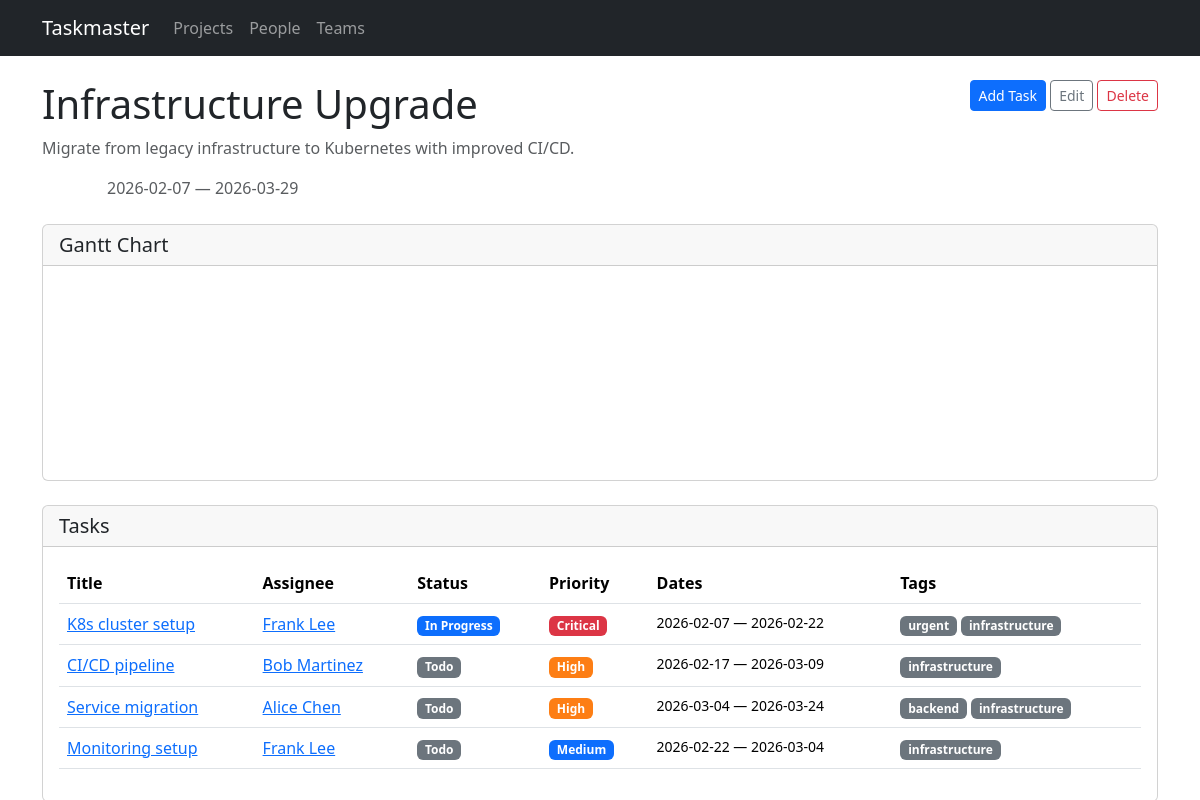
Page /projects/4 on the earlier database version.
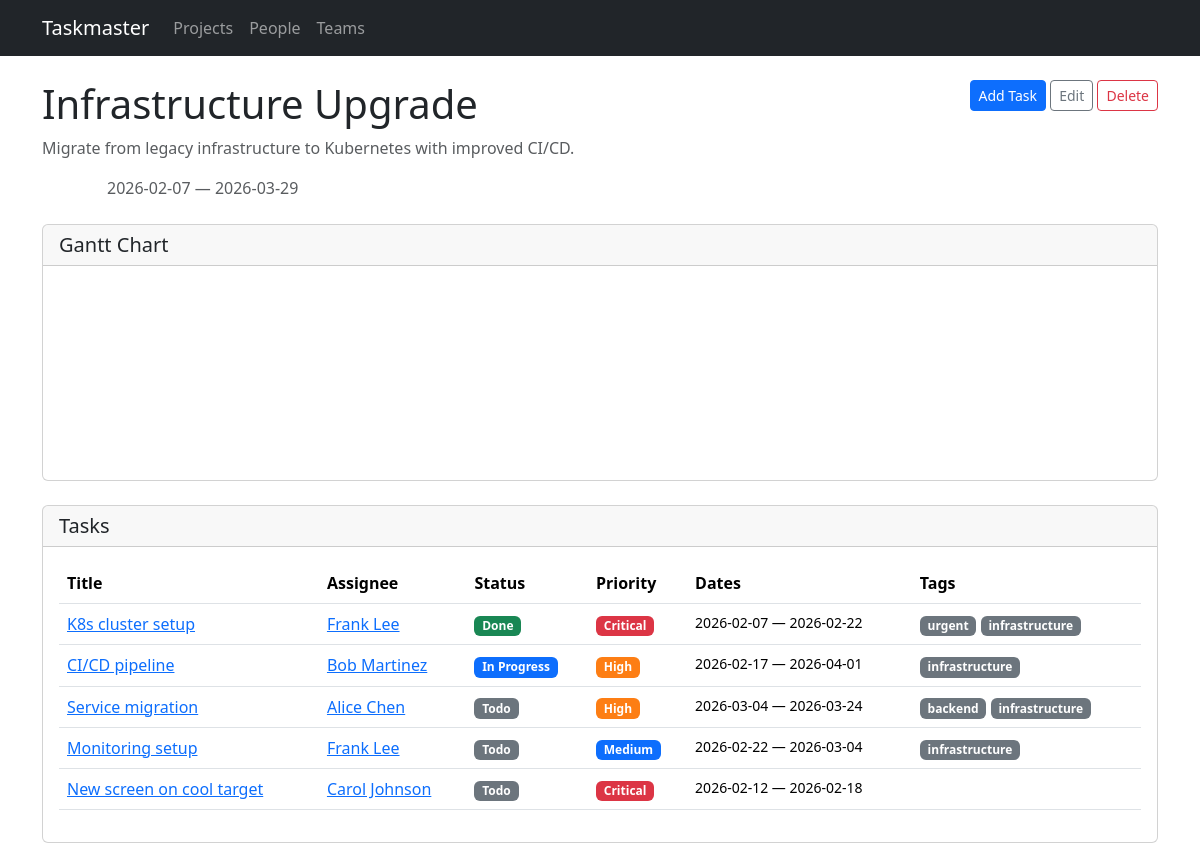
Same page on the later database version.
### models.py (models this page shows, shortened)
class Project(db.Model):
    id = db.Column(db.Integer, primary_key=True)
    name = db.Column(db.String(200), nullable=False)
    description = db.Column(db.Text)
    start_date = db.Column(db.Date)
    end_date = db.Column(db.Date)
    status = db.Column(db.String(20), default='active')  # active, completed, on_hold
    tasks = db.relationship('Task', backref='project', lazy=True, cascade='all, delete-orphan')

class Task(db.Model):
    id = db.Column(db.Integer, primary_key=True)
    title = db.Column(db.String(200), nullable=False)
    description = db.Column(db.Text)
    project_id = db.Column(db.Integer, db.ForeignKey('project.id'), nullable=False)
    assignee_id = db.Column(db.Integer, db.ForeignKey('person.id'))
    start_date = db.Column(db.Date, nullable=False)
    end_date = db.Column(db.Date, nullable=False)
    status = db.Column(db.String(20), default='todo')  # todo, in_progress, done
    priority = db.Column(db.String(20), default='medium')  # low, medium, high, critical
    tags = db.relationship('Tag', secondary=task_tags, backref=db.backref('tasks', lazy=True))
    status_updates = db.relationship('StatusUpdate', backref='task', lazy=True,
                                     order_by='StatusUpdate.created_at.desc()',
                                     cascade='all, delete-orphan')
    dependencies = db.relationship(
        'Task',
        secondary='task_dependency',
        primaryjoin='Task.id == TaskDependency.task_id',
        secondaryjoin='Task.id == TaskDependency.depends_on_id',
        backref=db.backref('dependents', lazy=True),
        lazy=True,
    )

class Person(db.Model):
    id = db.Column(db.Integer, primary_key=True)
    name = db.Column(db.String(120), nullable=False)
    email = db.Column(db.String(120))
    team_id = db.Column(db.Integer, db.ForeignKey('team.id'))
    tasks = db.relationship('Task', backref='assignee', lazy=True)

class Tag(db.Model):
    id = db.Column(db.Integer, primary_key=True)
    name = db.Column(db.String(50), unique=True, nullable=False)

### routes/projects.py (the view)
@bp.route('/projects/<int:id>')
def detail(id):
    project = Project.query.get_or_404(id)
    return render_template('projects/detail.html', project=project)

### templates/projects/detail.html (shortened to what this page needs)
{% extends "base.html" %}
{% block content %}
<div class="d-flex justify-content-between align-items-start mb-3">
    <div>
        <h1>{{ project.name }}</h1>
        {% if project.description %}
        <p class="text-muted">{{ project.description }}</p>
        {% endif %}
        <div class="mb-2">
            <span class="badge badge-{{ project.status }}">{{ project.status | replace('_', ' ') | title }}</span>
            {% if project.start_date %}<span class="text-muted ms-2">{{ project.start_date }}</span>{% endif %}
            {% if project.end_date %}<span class="text-muted"> &mdash; {{ project.end_date }}</span>{% endif %}
        </div>
    </div>
    <div>
        <a href="{{ url_for('tasks.new_task', project_id=project.id) }}" class="btn btn-primary btn-sm">Add Task</a>
        <a href="{{ url_for('projects.edit_project', id=project.id) }}" class="btn btn-outline-secondary btn-sm">Edit</a>
        <form method="post" action="{{ url_for('projects.delete_project', id=project.id) }}" class="d-inline"
              onsubmit="return confirm('Delete this project and all its tasks?')">
            <button type="submit" class="btn btn-outline-danger btn-sm">Delete</button>
        </form>
    </div>
</div>
{% if project.tasks %}
<div class="card mb-4">
    <div class="card-header">
        <h5 class="mb-0">Gantt Chart</h5>
    </div>
    <div class="card-body gantt-container">
        <svg id="gantt"></svg>
    </div>
</div>
<div class="card">
    <div class="card-header"><h5 class="mb-0">Tasks</h5></div>
    <div class="card-body">
        <div class="table-responsive">
            <table class="table table-hover">
                <thead>
                    <tr>
                        <th>Title</th>
                        <th>Assignee</th>
                        <th>Status</th>
                        <th>Priority</th>
                        <th>Dates</th>
                        <th>Tags</th>
                    </tr>
                </thead>
                <tbody>
                    {% for task in project.tasks %}
                    <tr>
                        <td><a href="{{ url_for('tasks.detail', id=task.id) }}">{{ task.title }}</a></td>
                        <td>
                            {% if task.assignee %}
                            <a href="{{ url_for('people.detail', id=task.assignee.id) }}">{{ task.assignee.name }}</a>
                            {% else %}
                            <span class="text-muted">Unassigned</span>
                            {% endif %}
                        </td>
                        <td><span class="badge badge-{{ task.status }}">{{ task.status | replace('_', ' ') | title }}</span></td>
                        <td><span class="badge badge-{{ task.priority }}">{{ task.priority | title }}</span></td>
                        <td class="small">{{ task.start_date }} &mdash; {{ task.end_date }}</td>
                        <td>
                            {% for tag in task.tags %}
                            <span class="badge bg-secondary">{{ tag.name }}</span>
                            {% endfor %}
                        </td>
                    </tr>
                    {% endfor %}
                </tbody>
            </table>
        </div>
    </div>
</div>
{% else %}
<div class="text-center py-5">
    <p class="text-muted">No tasks yet.</p>
    <a href="{{ url_for('tasks.new_task', project_id=project.id) }}" class="btn btn-primary">Add the first task</a>
</div>
{% endif %}
{% endblock %}

### templates/base.html (shortened to what this page needs)
<!DOCTYPE html>
<html lang="en">
<head>
    <link href="https://cdn.jsdelivr.net/npm/bootstrap@5.3.3/dist/css/bootstrap.min.css" rel="stylesheet">
    <link rel="stylesheet" href="https://cdn.jsdelivr.net/npm/frappe-gantt@0.6.1/dist/frappe-gantt.min.css">
    <link rel="stylesheet" href="{{ url_for('static', filename='style.css') }}">
</head>
<body>
    <nav class="navbar navbar-expand-lg navbar-dark bg-dark">
        <div class="container">
            <a class="navbar-brand" href="{{ url_for('index') }}">Taskmaster</a>
            <div class="collapse navbar-collapse" id="navbarNav">
                <ul class="navbar-nav">
                    <li class="nav-item">
                        <a class="nav-link" href="{{ url_for('projects.list_projects') }}">Projects</a>
                    </li>
                    <li class="nav-item">
                        <a class="nav-link" href="{{ url_for('people.list_people') }}">People</a>
                    </li>
                    <li class="nav-item">
                        <a class="nav-link" href="{{ url_for('teams.list_teams') }}">Teams</a>
                    </li>
                </ul>
            </div>
        </div>
    </nav>
    <main class="container mt-4">
        {% block content %}{% endblock %}
    </main>
</body>
</html>

### static/style.css (style rules this page uses)
.badge-medium { background-color: #0d6efd; }
.badge-high { background-color: #fd7e14; }
.badge-critical { background-color: #dc3545; }
.badge-todo { background-color: #6c757d; }
.badge-in_progress { background-color: #0d6efd; }
.badge-done { background-color: #198754; }
.gantt-container { overflow-x: auto; margin: 1rem 0; }

Differences in the rows shown:
changed Task "K8s cluster setup": status "In Progress" → "Done"
changed Task "CI/CD pipeline": status "Todo" → "In Progress"; end_date "2026-03-09" → "2026-04-01"
added Task: title "New screen on cool target", assignee.name "Carol Johnson", status "Todo", priority "Critical", start_date "2026-02-12", end_date "2026-02-18"
